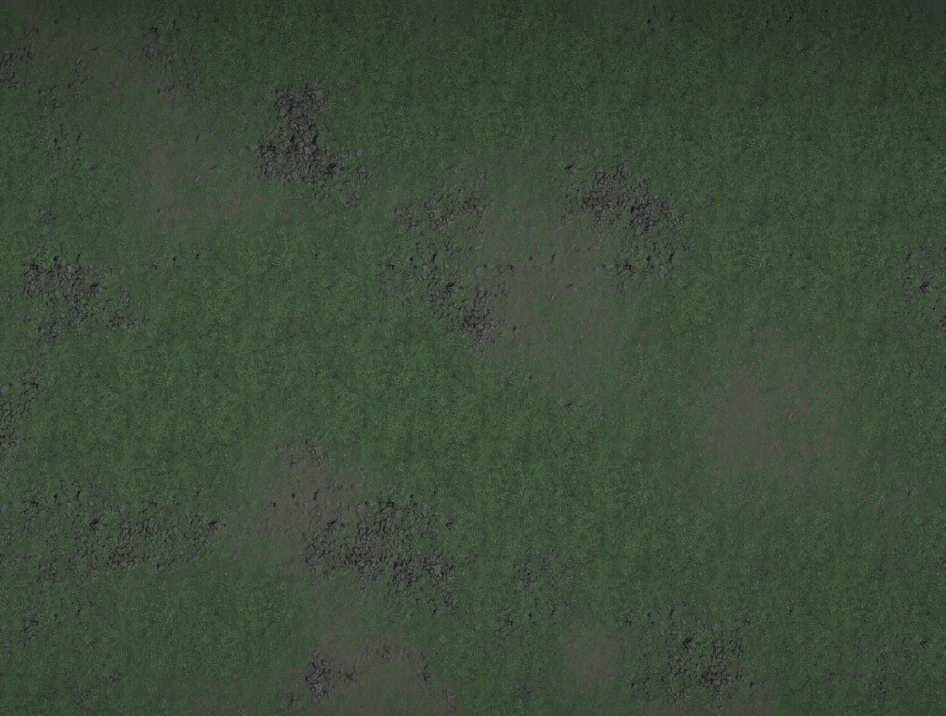
#> input picture tools/ground-src/game-ground.webp, 1891 x 1432 px (shown at 1/2 size)
$ python make-ground.py
#> lines starting #> are read from the running program, lines starting #| are printed output that depends on the picture
"""
Tấm nền cỏ lát lặp được, làm **từ chính ảnh chụp mặt đất trong game** người dùng gửi (2026-10-06:
`tools/ground-src/game-ground.webp`, 1891×1432, cùng mức zoom với ảnh có các van ⇒ ~59 px mỗi ô lưới).

1. Cắt hình vuông `SIZE` ở giữa ảnh (bỏ phần mép tối nhất).
2. **Làm đều độ sáng**: ảnh chụp tối dần về các góc (sương / vignette) ⇒ lát lặp sẽ lộ ô. Chia mỗi kênh màu cho bản
   mờ rất mạnh (bán kính `FLAT_R`, lớn hơn hẳn bãi đá ~200 px nên bãi đá giữ nguyên) rồi nhân lại với màu trung bình.
3. **Liền mạch**: trộn ảnh với chính nó dịch nửa tấm (mép của bản dịch = giữa ảnh gốc ⇒ liền nhau khi lặp); trọng số
   bằng 0 sát mép (dùng bản dịch), bằng 1 ở giữa (dùng ảnh gốc) — đường nối của bản dịch nằm ở giữa nên bị che.
Ra: `public/img/ground/ground.webp`. Chạy: `python tools/make-ground.py`.
"""
import os

import numpy as np
from PIL import Image, ImageFilter

ROOT = os.path.join(os.path.dirname(__file__), '..')
SRC = os.path.join(ROOT, 'tools', 'ground-src', 'game-ground.webp')
OUT = os.path.join(ROOT, 'public', 'img', 'ground', 'ground.webp')
SIZE = 1400  # cạnh tấm (px ảnh) ≈ 23,7 ô
FLAT_R = 260  # bán kính làm mờ khi làm đều độ sáng
EDGE0, EDGE1 = 0.08, 0.24  # vùng trộn (tỉ lệ cạnh tính từ mép)

im = Image.open(SRC).convert('RGB')
#> im is the input picture: PIL image 1891x1432 RGB; mean R, G, B 60.4, 76.2, 56.7
W, H = im.size
#> W = 1891; H = 1432
x0 = (W - SIZE) // 2
#> x0 = 245
y0 = (H - SIZE) // 2
#> y0 = 16
tile = im.crop((x0, y0, x0 + SIZE, y0 + SIZE))
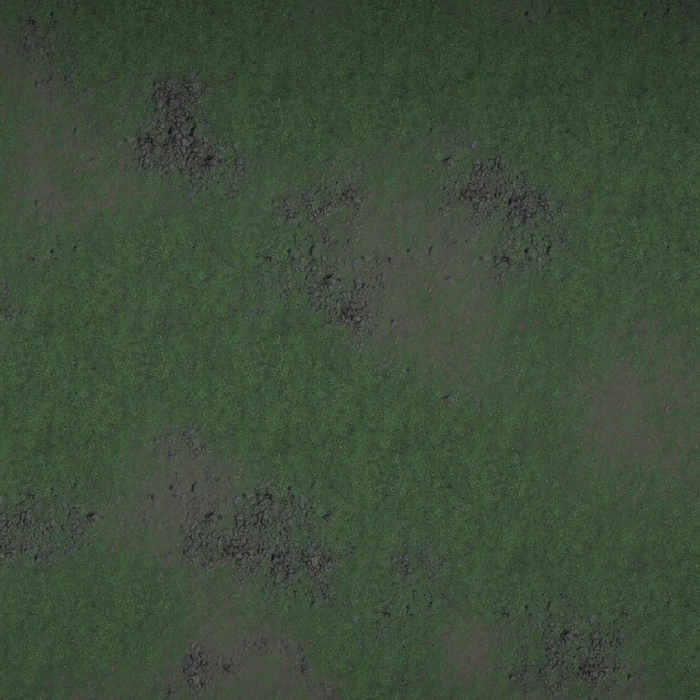
#> tile: PIL image 1400x1400 RGB (shown at 1/2 size); mean R, G, B 61.5, 77.1, 57.6

# 2. làm đều độ sáng (khử tối góc), giữ màu trung bình
a = np.asarray(tile).astype(np.float64)
low = np.asarray(tile.filter(ImageFilter.GaussianBlur(FLAT_R))).astype(np.float64)
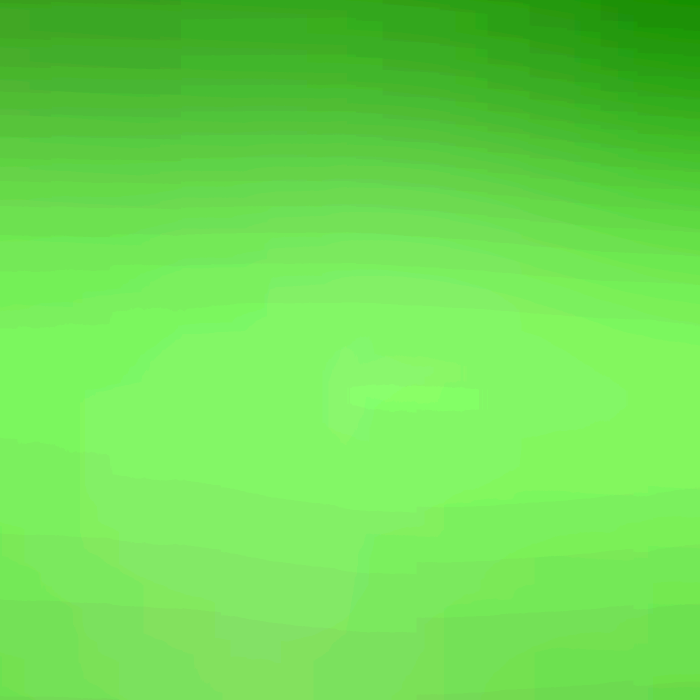
#> low: shape (1400, 1400, 3) float64 (shown at 1/2 size); mean R, G, B 61, 76.6, 57.1; drawn with min black and max white
mean = a.reshape(-1, 3).mean(axis=0)
#> mean = [61.52, 77.13, 57.65]
flat = np.clip(a / np.maximum(low, 1) * mean, 0, 255)

# 3. liền mạch
shifted = np.roll(np.roll(flat, SIZE // 2, axis=0), SIZE // 2, axis=1)
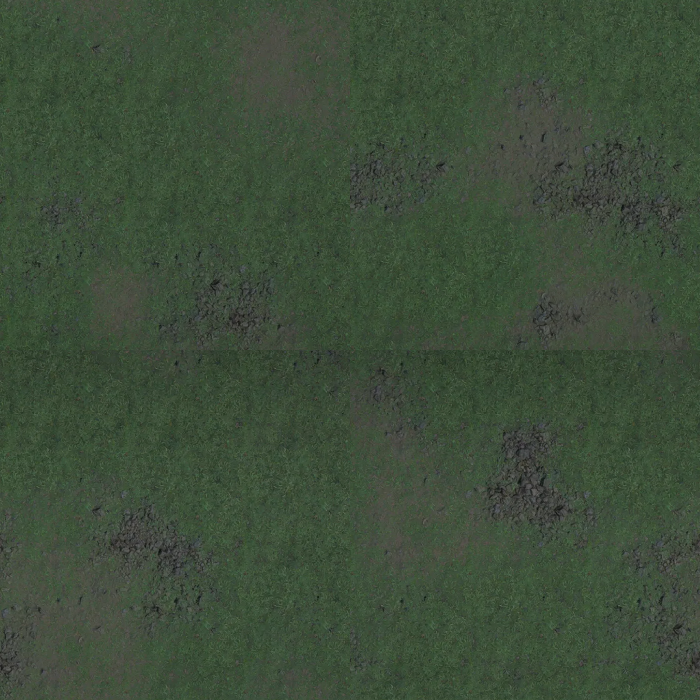
#> shifted: shape (1400, 1400, 3) float64 (shown at 1/2 size); mean R, G, B 61.9, 77.6, 58.1
t = np.arange(SIZE) / (SIZE - 1)
d = np.minimum(t, 1 - t)  # khoảng cách tới mép gần nhất (0 … 0,5)
w1 = np.clip((d - EDGE0) / (EDGE1 - EDGE0), 0, 1)
w1 = w1 * w1 * (3 - 2 * w1)  # smoothstep
w = np.minimum.outer(w1, w1)[..., None]
out = flat * w + shifted * (1 - w)

os.makedirs(os.path.dirname(OUT), exist_ok=True)
Image.fromarray(out.round().astype(np.uint8)).save(OUT, 'WEBP', quality=88, method=6)
print(OUT, os.path.getsize(OUT), 'bytes; mean', mean.round(1))
#| tools/../public/img/ground/ground.webp 364340 bytes; mean [61.5 77.1 57.6]

$ run again, with tools/ground-src/game-valves.webp copied over tools/ground-src/game-ground.webp
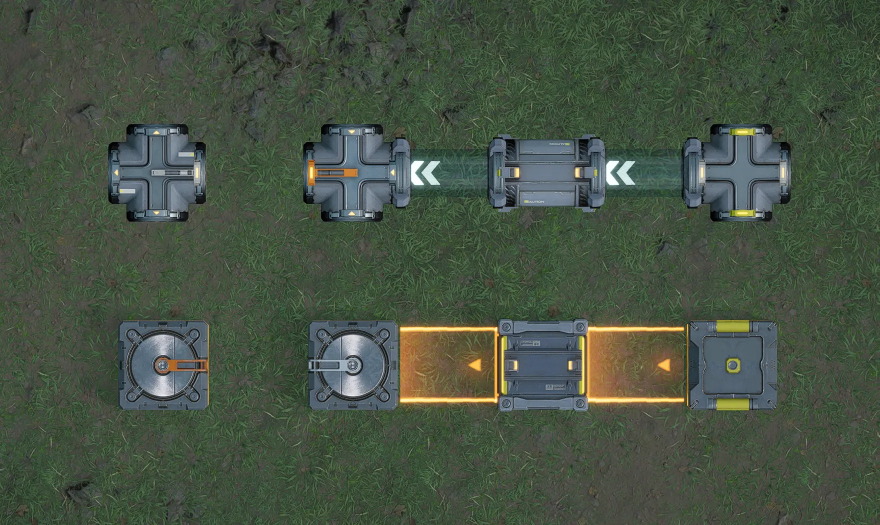
#> input picture tools/ground-src/game-valves.webp, 1759 x 1050 px (shown at 1/2 size)
#> im is the input picture: PIL image 1759x1050 RGB; mean R, G, B 70.4, 82.7, 67.1
#> `low = np.asarray(tile.filter(ImageFilter.GaussianBlur(FLAT_R))).astype..`:
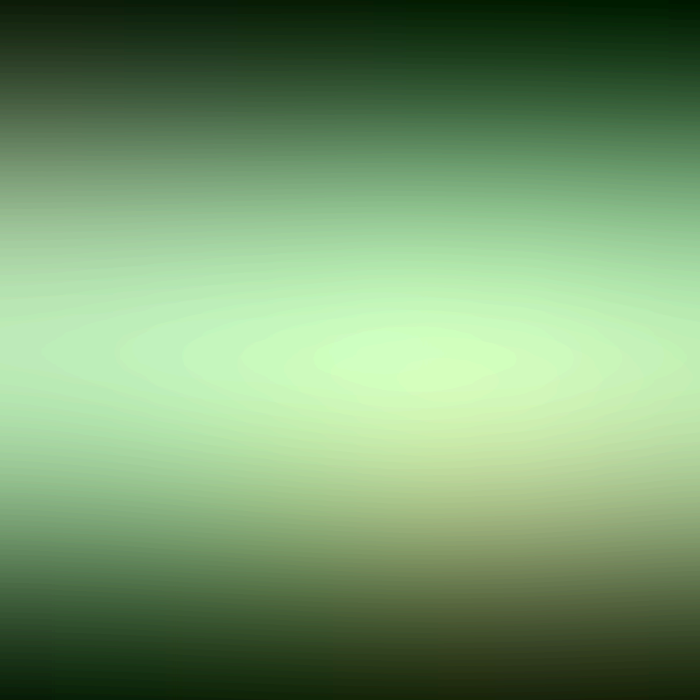
#> low: shape (1400, 1400, 3) float64 (shown at 1/2 size); mean R, G, B 51.1, 59.8, 48.8; drawn with min black and max white
#> mean = [54.05, 63.14, 51.79]
#> `out = flat * w + shifted * (1 - w)`:
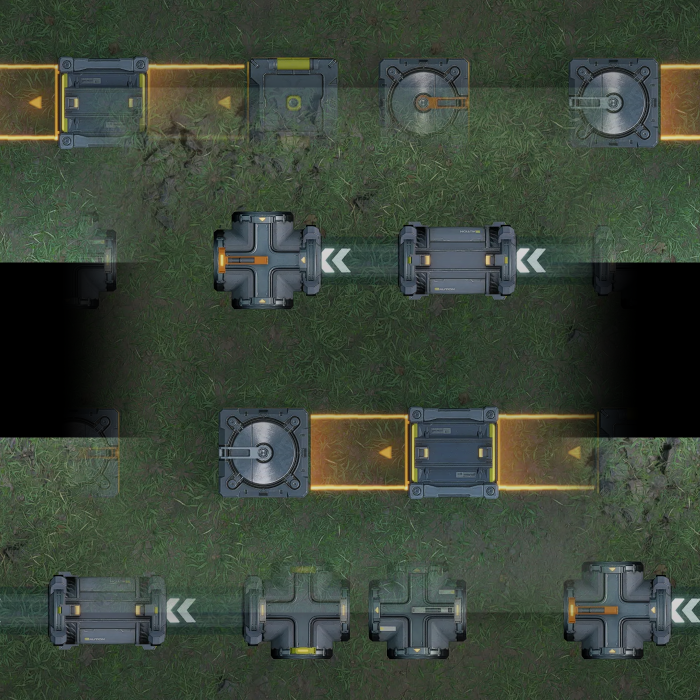
#> out: shape (1400, 1400, 3) float64 (shown at 1/2 size); mean R, G, B 60, 70.4, 57.5
#| tools/../public/img/ground/ground.webp 394442 bytes; mean [54.  63.1 51.8]
